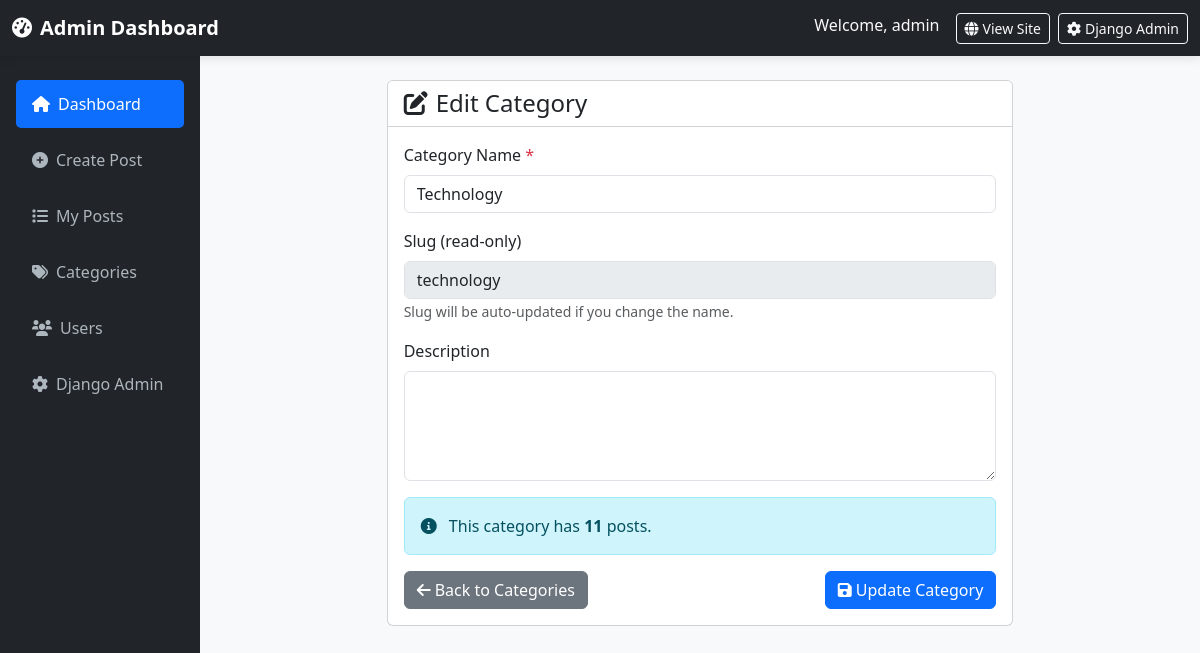
Screenshot of /manage/category/edit/technology/ (signed in) with the database file from the repository.
### blog/models.py (models this page shows, shortened)
class Category(models.Model):
    name = models.CharField(max_length=100)
    slug = models.SlugField(unique=True)
    description = models.TextField(blank=True)
    created_at = models.DateTimeField(auto_now_add=True)
    class Meta:
        verbose_name_plural = "Categories"

### blog/views.py (the view, shortened to what this page needs)
# urls.py: path('manage/category/edit/<slug:slug>/', views.admin_edit_category, name='admin_edit_category'),
@login_required(login_url='custom_login')
def admin_edit_category(request, slug):
    if not request.user.is_superuser:
        return redirect('post_list')
    category = get_object_or_404(Category, slug=slug)
    context = {
        'category': category,
    }
    return render(request, 'blog/admin_edit_category.html', context)

### templates/blog/admin_edit_category.html (shortened to what this page needs)
{% extends 'blog/admin_dashboard.html' %}
{% block content %}
<div class="row justify-content-center">
    <div class="col-md-8 col-12">
        <div class="card">
            <div class="card-header bg-white">
                <h4 class="mb-0"><i class="fas fa-edit me-2"></i>Edit Category</h4>
            </div>
            <div class="card-body">
                <form method="post">
                    <div class="mb-3">
                        <label for="name" class="form-label">Category Name <span class="text-danger">*</span></label>
                        <input type="text" class="form-control" id="name" name="name" value="{{ category.name }}" required>
                    </div>
                    <div class="mb-3">
                        <label for="slug" class="form-label">Slug (read-only)</label>
                        <input type="text" class="form-control" id="slug" value="{{ category.slug }}" disabled>
                        <small class="text-muted">Slug will be auto-updated if you change the name.</small>
                    </div>
                    <div class="mb-3">
                        <label for="description" class="form-label">Description</label>
                        <textarea class="form-control" id="description" name="description" rows="4">{{ category.description }}</textarea>
                    </div>
                    <div class="alert alert-info">
                        <i class="fas fa-info-circle me-2"></i>
                        This category has <strong>{{ category.posts.count }}</strong> post{{ category.posts.count|pluralize }}.
                    </div>
                    <div class="d-flex justify-content-between flex-wrap gap-2">
                        <a href="{% url 'admin_manage_categories' %}" class="btn btn-secondary">
                            <i class="fas fa-arrow-left me-1"></i><span class="d-none d-sm-inline">Back to </span>Categories
                        </a>
                        <button type="submit" class="btn btn-primary">
                            <i class="fas fa-save me-1"></i>Update<span class="d-none d-sm-inline"> Category</span>
                        </button>
                    </div>
                </form>
            </div>
        </div>
    </div>
</div>
{% endblock %}

### templates/blog/admin_dashboard.html (shortened to what this page needs)
<!DOCTYPE html>
<html lang="en">
<head>
	<link href="https://cdn.jsdelivr.net/npm/bootstrap@5.3.0/dist/css/bootstrap.min.css" rel="stylesheet">
	<link rel="stylesheet" href="https://cdnjs.cloudflare.com/ajax/libs/font-awesome/6.0.0/css/all.min.css">
</head>
<body>
	<nav class="navbar navbar-dark bg-dark">
		<div class="container-fluid">
			<div class="d-flex align-items-center">
				<a class="navbar-brand fw-bold mb-0" href="{% url 'admin_dashboard' %}">
					<i class="fas fa-tachometer-alt me-2"></i>Admin Dashboard
				</a>
			</div>
			<div class="d-flex">
				<span class="text-light me-3">Welcome, {{ user.username }}</span>
				<a href="{% url 'post_list' %}" class="btn btn-outline-light btn-sm me-2" target="_blank">
					<i class="fas fa-globe me-1"></i>View Site
				</a>
				<a href="/admin/" class="btn btn-outline-light btn-sm" target="_blank">
					<i class="fas fa-cog me-1"></i>Django Admin
				</a>
			</div>
		</div>
	</nav>
	<div class="container-fluid">
		<div class="row">
			<nav class="col-md-3 col-lg-2 sidebar px-3 pt-4" id="sidebar">
				<ul class="nav flex-column">
					<li class="nav-item mb-2">
						<a class="nav-link sidebar-link active" href="{% url 'admin_dashboard' %}">
							<i class="fas fa-home me-2"></i>Dashboard
						</a>
					</li>
					<li class="nav-item mb-2">
						<a class="nav-link sidebar-link" href="{% url 'admin_create_post' %}">
							<i class="fas fa-plus-circle me-2"></i>Create Post
						</a>
					</li>
					<li class="nav-item mb-2">
						<a class="nav-link sidebar-link" href="{% url 'admin_manage_posts' %}">
							<i class="fas fa-list me-2"></i>My Posts
						</a>
					</li>
					{% if user.is_superuser %}
					<li class="nav-item mb-2">
						<a class="nav-link sidebar-link" href="{% url 'admin_manage_categories' %}">
							<i class="fas fa-tags me-2"></i>Categories
						</a>
					</li>
					<li class="nav-item mb-2">
						<a class="nav-link sidebar-link" href="{% url 'admin_manage_users' %}">
							<i class="fas fa-users me-2"></i>Users
						</a>
					</li>
					<li class="nav-item mb-2">
						<a class="nav-link sidebar-link" href="/admin/" target="_blank">
							<i class="fas fa-cog me-2"></i>Django Admin
						</a>
					</li>
					{% endif %}
				</ul>
			</nav>
			<main class="col-md-9 col-lg-10 px-md-4 py-4">
				{% block content %}{% endblock %}
			</main>
		</div>
	</div>
</body>
</html>

### templates/blog/admin_dashboard.html (style rules this page uses)
body { background-color: #f8f9fa; }
.navbar { box-shadow: 0 2px 10px rgba(0,0,0,0.1); }
.sidebar { min-height: 100vh; background-color: #212529; }
.sidebar-link { color: #adb5bd; padding: 0.75rem 1rem; border-radius: 5px; display: block; text-decoration: none; }
.sidebar-link.active { color: #fff; background-color: #0d6efd; }

### rows the page displays
Category: name "Technology", slug "technology", posts.count "11"

### other values shown
{{ user.username }} "admin"
